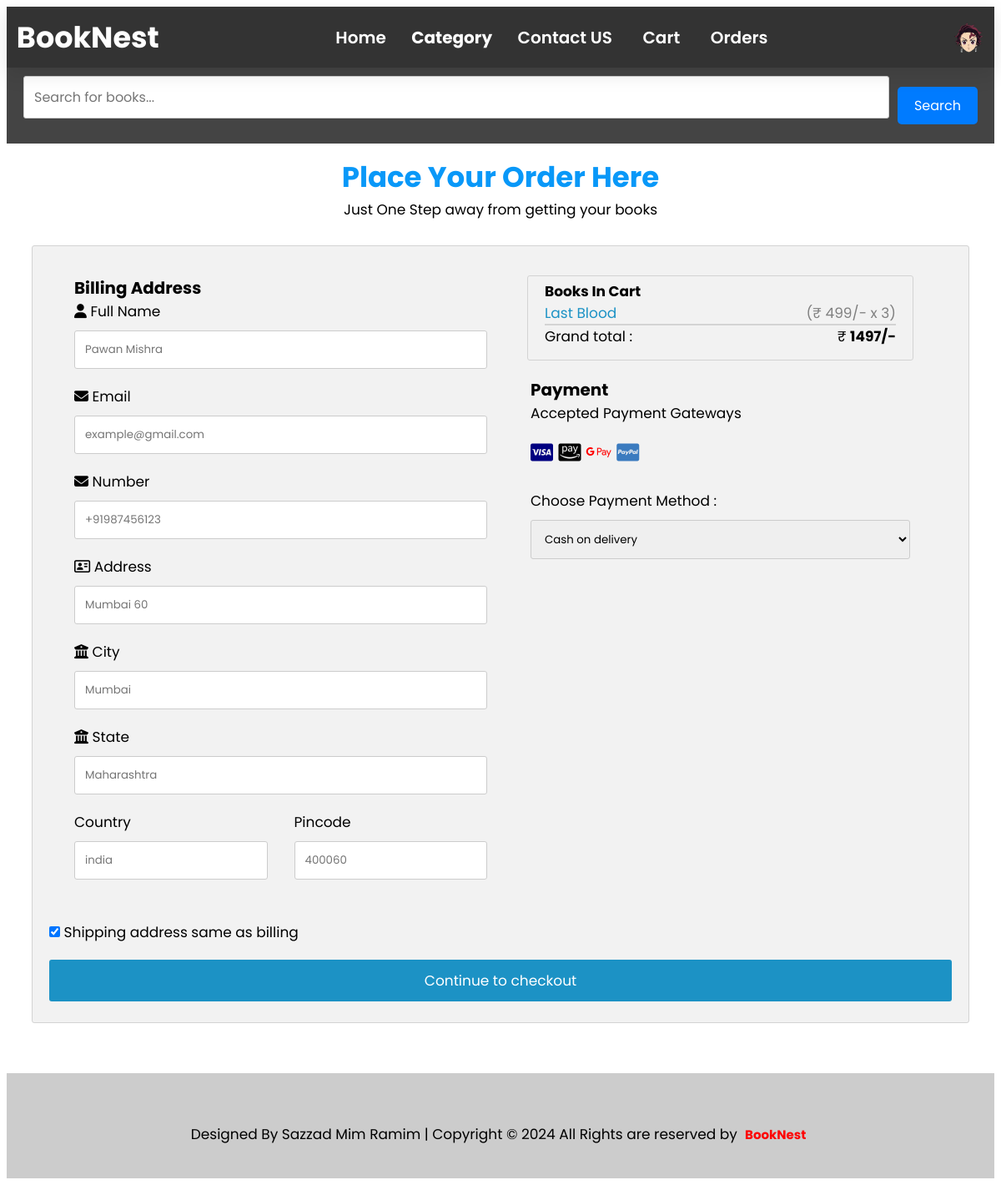
The app's page /checkout.php (signed in) with its own data.
### tables this page shows
CREATE TABLE `cart` (
  `id` int(100) NOT NULL,
  `book_id` int(20) NOT NULL,
  `user_id` int(100) NOT NULL,
  `name` varchar(50) NOT NULL,
  `price` int(20) NOT NULL,
  `image` varchar(25) NOT NULL,
  `quantity` int(25) NOT NULL,
  `total` double(10,2) NOT NULL,
  `date` datetime NOT NULL DEFAULT current_timestamp()
);

### checkout.php (the view, shortened to what this page needs)
<?php include 'config.php';
?>
<!DOCTYPE html>
<html>
<head>
  <link rel="stylesheet" href="https://cdnjs.cloudflare.com/ajax/libs/font-awesome/4.7.0/css/font-awesome.min.css">
</head>
<body>
  <?php include 'index_header.php'; ?>
  <h1 style="text-align: center; margin-top:15px;  color:rgb(9, 152, 248);">Place Your Order Here</h1>
  <p style="text-align: center; ">Just One Step away from getting your books</p>
  <div class="row">
    <div class="col-75">
      <div class="container">
        <form action="" method="POST">
          <div class="row">
            <div class="col-50">
              <h3>Billing Address</h3>
              <label for="fname"><i class="fa fa-user"></i> Full Name</label>
              <input type="text" id="fname" name="firstname" placeholder="Pawan Mishra">
              <label for="email"><i class="fa fa-envelope"></i> Email</label>
              <input type="text" id="email" name="email" placeholder="example@gmail.com">
              <label for="email"><i class="fa fa-envelope"></i> Number</label>
              <input type="text" id="email" name="number" placeholder="+91987456123">
              <label for="adr"><i class="fa fa-address-card-o"></i> Address</label>
              <input type="text" id="adr" name="address" placeholder="Mumbai 60">
              <label for="city"><i class="fa fa-institution"></i> City</label>
              <input type="text" id="city" name="city" placeholder="Mumbai">
              <label for="city"><i class="fa fa-institution"></i> State</label>
              <input type="text" id="city" name="state" placeholder="Maharashtra">
              <div style="padding: 0px;" class="row">
                <div class="col-50">
                  <label for="state">Country</label>
                  <input type="text" id="state" name="country" placeholder="india">
                </div>
                <div class="col-50">
                  <label for="zip">Pincode</label>
                  <input type="text" id="zip" name="pincode" placeholder="400060">
                </div>
              </div>
            </div>
            <div class="col-50">
              <div class="col-25">
                <div class="container">
                  <h4>Books In Cart</h4>
                  <?php
                  $grand_total = 0;
                  $select_cart = mysqli_query($conn, "SELECT * FROM `cart`") or die('query failed');
                  if (mysqli_num_rows($select_cart) > 0) {
                    while ($fetch_cart = mysqli_fetch_assoc($select_cart)) {
                      $total_price = ($fetch_cart['price'] * $fetch_cart['quantity']);
                      $grand_total += $total_price;
                  ?>
                      <p> <a href="book_details.php?details=<?php echo $fetch_cart['book_id']; ?>"><?php echo $fetch_cart['name']; ?></a><span class="price">(<?php echo '₹ ' . $fetch_cart['price'] . '/-' . ' x ' . $fetch_cart['quantity']; ?>)</span> </p>
                  <?php
                    }
                  } else {
                    echo '<p class="empty">your cart is empty</p>';
                  }
                  ?>
                  <hr>
                  <p>Grand total : <span class="price" style="color:black">₹ <b><?php echo $grand_total; ?>/-</b></span></p>
                </div>
              </div>
              <div style="margin: 20px;">
                <h3>Payment </h3>
                <label for="fname">Accepted Payment Gateways</label>
                <div class="icon-container">
                  <i class="fa fa-cc-visa" style="color:navy;"></i>
                  <i class="fa-brands fa-cc-amazon-pay"></i>
                  <i class="fa-brands fa-google-pay" style="color:red;"></i>
                  <i class="fa fa-cc-paypal" style="color:#3b7bbf;"></i>
                </div>
                <div class="inputBox">
                  <label for="method">Choose Payment Method :</label>
                  <select name="method" id="method">
                    <option value="cash on delivery">Cash on delivery</option>
                  </select>
                </div>
              </div>
            </div>
          </div>
          <label>
            <input type="checkbox" checked="checked" name="sameadr"> Shipping address same as billing
          </label>
          <input type="submit" name="checkout" value="Continue to checkout" class="btn">
        </form>
      </div>
    </div>
  </div>
  <?php include 'index_footer.php'; ?>
</body>
</html>

### css/hello.css (style rules this page uses)
* { text-decoration: none; margin: 0; padding: 0; font-family: "Poppins", sans-serif; box-sizing: border-box; outline: none; border:none; }

### checkout.php (style rules this page uses)
body { font-family: Arial; font-size: 17px; padding: 8px; overflow-x: hidden; }
* { box-sizing: border-box; }
.row { display: -ms-flexbox; display: flex; -ms-flex-wrap: wrap; flex-wrap: wrap; margin: 0 -16px; padding: 30px; }
.col-25 { -ms-flex: 25%; flex: 25%; }
.col-50 { -ms-flex: 50%; flex: 50%; }
.col-75 { -ms-flex: 75%; flex: 75%; }
.col-25, .col-50, .col-75 { padding: 0 16px; }
.container { background-color: #f2f2f2; padding: 5px 20px 15px 20px; border: 1px solid lightgrey; border-radius: 3px; }
input[type=text], select { width: 100%; margin-bottom: 20px; padding: 12px; border: 1px solid #ccc; border-radius: 3px; }
label { margin-bottom: 10px; display: block; color: black; }
.icon-container { margin-bottom: 20px; padding: 7px 0; font-size: 24px; }
.btn { background-color: rgb(28 146 197); color: white; padding: 12px; margin: 10px 0; border: none; width: 100%; border-radius: 3px; cursor: pointer; font-size: 17px; }
a { color: rgb(28 146 197); }
hr { border: 1px solid lightgrey; }
span.price { float: right; color: grey; }

### index_footer.php (style rules this page uses)
* { text-decoration: none; list-style: none; color: black; }

### records on screen
cart: name "Last Blood", price "499", quantity "3"

### other values on screen
$grand_total "1497"
